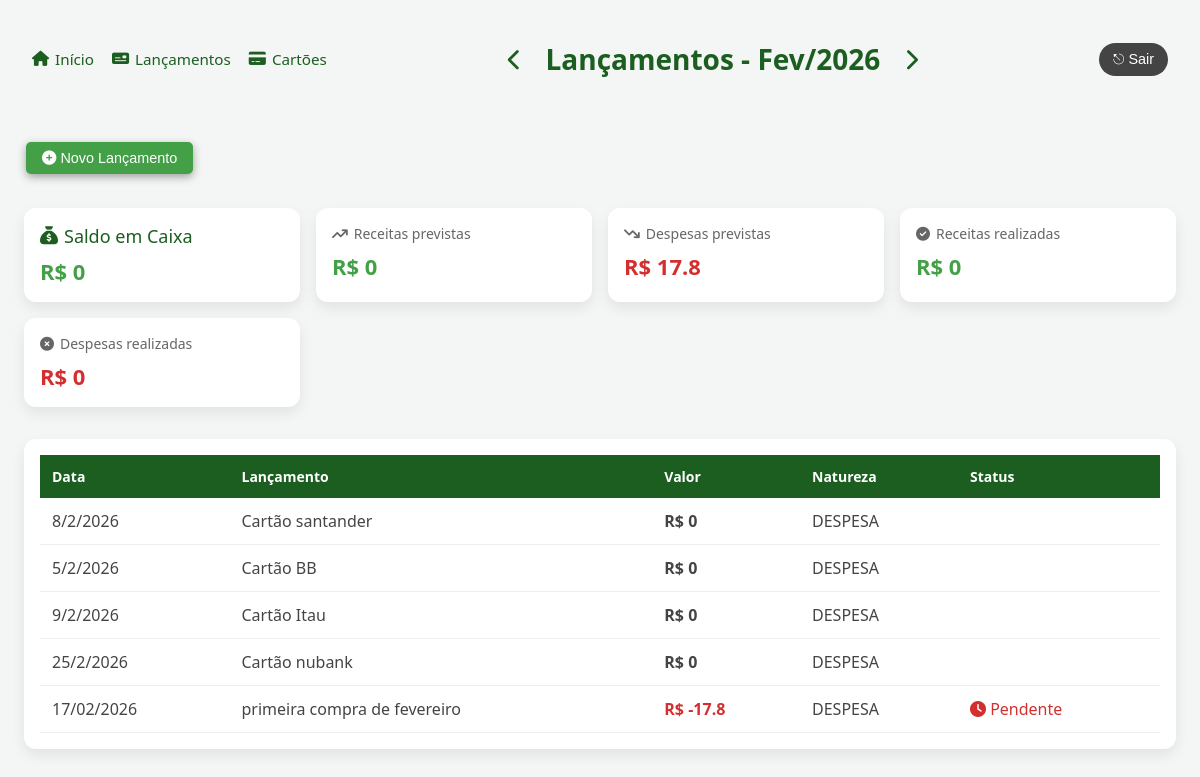
The app's page /home/?mes=2&ano=2026 with its own data.
### contas/models/cartao.py (models this page shows, shortened)
class Cartao(models.Model):
    descricao = models.CharField(max_length=70)
    limite = models.FloatField()
    fechamento = models.IntegerField()
    vencimento = models.IntegerField()
    dt_criacao = models.DateTimeField(auto_now=True)
    dt_update = models.DateTimeField(auto_now=True)
    class Meta:
        verbose_name_plural = 'Cartoes'

### contas/models/competencia.py (models this page shows, shortened)
class Competencia(models.Model):
    mes = models.PositiveSmallIntegerField()
    ano = models.PositiveSmallIntegerField()
    class Meta:
        unique_together = ('mes', 'ano')
        ordering = ['ano', 'mes']
    def mes_nome(self):
        MESES = [
            '', 'Jan', 'Fev', 'Mar', 'Abr', 'Mai', 'Jun',
            'Jul', 'Ago', 'Set', 'Out', 'Nov', 'Dez'
        ]
        return MESES[self.mes]

### contas/models/lancamento.py (models this page shows, shortened)
class Lancamento(models.Model):
    descricao = models.CharField(max_length=70)
    data = models.DateField()
    valor = models.FloatField()
    pago = models.BooleanField(default=False)
    fatura = models.ForeignKey(
        'contas.Fatura',
        on_delete=models.CASCADE, null=True,
        blank=True
        )
    dt_criacao = models.DateTimeField(auto_now=True)
    dt_update = models.DateTimeField(auto_now=True)
    class Natureza(models.TextChoices):
        DESPESA = 'DESPESA', 'Despesa'
        RECEITA = 'RECEITA', 'Receita'
    natureza = models.CharField(
        max_length=10,
        choices=Natureza.choices,
        default=Natureza.DESPESA
    )
    class Meta:
        ordering = ['data']

### contas/views/index.py (the view)
# urls.py: 2. Add a URL to urlpatterns:  path('', views.home, name='home')
def home(request):
    hoje = date.today()
    mes = request.GET.get('mes')
    ano = request.GET.get('ano')
    competencia = competencia_service.obter_ou_criar_competencia(
        mes=int(mes) if mes else hoje.month,
        ano=int(ano) if ano else hoje.year
    )
    lancamentos = Lancamento.objects.filter(
        data__month=competencia.mes,
        data__year=competencia.ano,
        fatura = None
    )
    cartoes = Cartao.objects.all()
    for c in cartoes:
        c.fatura = fatura_service.total_fatura_por_cartao(c, competencia)
    return render(request, 'contas/home.html', {
        'competencia': competencia,
        'lancamentos': lancamentos,
        'anterior': competencia_service.anterior(mes, ano),
        'proximo': competencia_service.proximo(mes, ano),
        'receitas_previstas': competencia_service.total_receitas_previstas(competencia),
        'despesas_previstas': competencia_service.total_despesas_previstas(competencia),
        'receitas_realizadas': competencia_service.total_receitas_realizadas(competencia),
        'despesas_realizadas': competencia_service.total_despesas_realizadas(competencia),
        'saldo_em_caixa': competencia_service.saldo_em_caixa(competencia),
        'form_action': "lancamentos_create_path",
        'path': reverse('home_path', args=None),
        'cartao': None,
        'cartoes': cartoes,
        'titulo': f"Lançamentos - { competencia.mes_nome() }/{ competencia.ano }",
        'titulo_tem_setas': True
    })

### contas/services/competencia_service.py (called while the page is built)
def obter_ou_criar_competencia(mes=None, ano=None):
    hoje = date.today()
    mes = mes or hoje.month
    ano = ano or hoje.year
    competencia, _ = Competencia.objects.get_or_create(
        mes=mes,
        ano=ano
    )
    return competencia

def anterior(mes, ano):
    atual = obter_ou_criar_competencia(mes, ano)
    if atual.mes == 1:
        novo_mes = 12
        novo_ano = atual.ano - 1
    else:
        novo_mes = atual.mes - 1
        novo_ano = atual.ano
    return {
        "mes": novo_mes,
        "ano": novo_ano
    }

def proximo(mes, ano):
    atual = obter_ou_criar_competencia(mes, ano)
    if atual.mes == 12:
        novo_mes = 1
        novo_ano = atual.ano + 1
    else:
        novo_mes =  atual.mes + 1
        novo_ano = atual.ano
    return {
        "mes": novo_mes,
        "ano": novo_ano
    }

def total_receitas_previstas(competencia):
    lancamentos = lancamento_service.get_receitas_competencia(competencia).filter(
        fatura = None
    )
    return soma_lancamentos(lancamentos)

def total_despesas_previstas(competencia):
    lancamentos = lancamento_service.get_despesas_competencia(competencia).filter(
        fatura = None
    )
    return soma_lancamentos(lancamentos)

def total_receitas_realizadas(competencia):
    lancamentos = lancamento_service.get_receitas_competencia(competencia).filter(pago = True)
    return soma_lancamentos(lancamentos)

def total_despesas_realizadas(competencia):
    lancamentos = lancamento_service.get_despesas_competencia(competencia).filter(pago = True)
    return soma_lancamentos(lancamentos)

def soma_lancamentos(lancamentos):
    soma = 0
    for l in lancamentos:
        soma += l.valor
    return soma

def saldo_em_caixa(competencia):
    return total_receitas_realizadas(competencia) - total_despesas_realizadas(competencia)

### contas/services/fatura_service.py (called while the page is built)
def obter_ou_criar_fatura(cartao, competencia):
    fatura, created = Fatura.objects.get_or_create(
        cartao=cartao,
        competencia=competencia
    )
    return fatura

def get_despesas_fatura(fatura):
    lancamentos = lancamento_service.get_despesas_competencia(fatura.competencia)
    lancamentos_fatura = lancamentos.filter(
        fatura = fatura
    )
    return competencia_service.soma_lancamentos(lancamentos_fatura)

def total_fatura(fatura):
    return get_receitas_fatura(fatura) - get_despesas_fatura(fatura)

def total_fatura_por_cartao(cartao, competencia):
    return total_fatura(obter_ou_criar_fatura(cartao, competencia))

### contas/templates/contas/home.html (shortened to what this page needs)
{% load static %}
<!DOCTYPE html>
<html lang="pt-br">
<head>
    <link rel="stylesheet"
          href="https://cdnjs.cloudflare.com/ajax/libs/font-awesome/6.5.1/css/all.min.css"/>
    <link rel="stylesheet" href="{% static 'contas/app.css' %}">
</head>
<body>
<div class="header">
    {% include "contas/shared/_menu.html" %}
    {% include "contas/shared/_competencia.html" %}
    <div class="login">
        <button class="logout-btn">
            ⎋ Sair
        </button>
    </div>
</div>
 <div class="acoes">
    <button class="add-lancamento-btn" onclick="openModal()">
        <i class="fa-solid fa-circle-plus"></i> Novo Lançamento
    </button>
</div>
<div class="cards">
    <div class="card saldo">
        <h3><i class="fa-solid fa-sack-dollar"></i> Saldo em Caixa</h3>
        {% if saldo_em_caixa < 0 %}
            <p class="despesa">R$ {{ saldo_em_caixa }}</p>
        {% else %}
            <p class="receita">R$ {{ saldo_em_caixa }}</p>
        {% endif %}
    </div>
    <div class="card">
        <h3><i class="fa-solid fa-arrow-trend-up"></i> Receitas previstas</h3>
        <p class="receita">R$ {{ receitas_previstas }}</p>
    </div>
    <div class="card">
        <h3><i class="fa-solid fa-arrow-trend-down"></i> Despesas previstas</h3>
        <p class="despesa">R$ {{ despesas_previstas }}</p>
    </div>
    <div class="card">
        <h3><i class="fa-solid fa-circle-check"></i> Receitas realizadas</h3>
        <p class="receita">R$ {{ receitas_realizadas }}</p>
    </div>
    <div class="card">
        <h3><i class="fa-solid fa-circle-xmark"></i> Despesas realizadas</h3>
        <p class="despesa">R$ {{ despesas_realizadas }}</p>
    </div>
</div>
<div class="table-container">
    <table>
        <thead>
            <tr>
                <th>Data</th>
                <th>Lançamento</th>
                <th>Valor</th>
                <th>Natureza</th>
                <th>Status</th>
            </tr>
        </thead>
        <tbody>
        {% for c in cartoes %}
            <tr>
                <td>{{ c.vencimento }}/{{ competencia.mes }}/{{ competencia.ano }}</td>
                <td>Cartão {{ c.descricao }}</td>
                <td class="valor"> {% if c.fatura < 0 %}
                                        <span class="despesa">R$ {{ c.fatura }}</span>
                                    {% else %}
                                        R$ {{ c.fatura }}</span>
                                    {% endif %}</td>
                <td>DESPESA</td>
                <td>
                </td>
            </tr>
        {% endfor %}
        {% for l in lancamentos %}
            <tr>
                <td>{{ l.data|date:"d/m/Y" }}</td>
                <td>{{ l.descricao }}</td>
                <td class="valor"> {% if l.natureza == "DESPESA" %}
                                        <span class="despesa">R$ -{{ l.valor }}</span>
                                    {% else %}
                                        <span class="receita"></span>R$ {{ l.valor }}</span>
                                    {% endif %}</td>
                <td>{{ l.natureza }}</td>
                <td>
                    {% if l.pago %}
                        <span class="pago">
                            <i class="fa-solid fa-check"></i> Pago
                        </span>
                    {% else %}
                        <span class="nao-pago">
                            <i class="fa-solid fa-clock"></i> Pendente
                        </span>
                    {% endif %}
                </td>
            </tr>
        {% endfor %}
        </tbody>
    </table>
</div>
</body>
</html>

### contas/static/contas/app.css (style rules this page uses)
:root { --verde-principal: #1b5e20; --verde-claro: #43a047; --verde-agua: #66bb6a; --amarelo: #fbc02d; --cinza-bg: #f4f6f5; --cinza-texto: #444; --cinza-texto-hover: #636363; --cinza-shadow: #9e9e9e; --branco: #ffffff; }
body { font-family: system-ui, -apple-system, BlinkMacSystemFont, sans-serif; background: var(--cinza-bg); margin: 0; padding: 24px; color: var(--cinza-texto); }
.header { display: grid; grid-template-columns: auto 1fr auto; align-items: center; padding: 16px 8px; margin-bottom: 32px; }
.menu, .login { display: flex; align-items: center; gap: 12px; }
.logout-btn { background-color: var(--cinza-texto); color: white; border: none; padding: 8px 14px; border-radius: 20px; cursor: pointer; font-size: 0.9rem; }
.acoes { display: flex; align-items: left; justify-content: left; padding: 16px 16px 16px 2px; gap: 24px; }
.add-lancamento-btn { background-color: var(--verde-claro); color: white; border: none; border-radius: 5px; box-shadow: 0 3px 8px var(--cinza-shadow); padding: 8px 16px; margin-bottom: 18px; cursor: pointer; font-size: 0.9rem; }
.cards { display: grid; grid-template-columns: repeat(auto-fit, minmax(220px, 1fr)); gap: 16px; margin-bottom: 32px; }
.card { background: var(--branco); border-radius: 12px; padding: 16px; box-shadow: 0 6px 14px rgba(0,0,0,.08); }
.card h3 { margin: 0 0 8px; font-size: 14px; font-weight: 500; color: #666; display: flex; align-items: center; gap: 6px; }
.card p { margin: 0; font-size: 22px; font-weight: 600; }
.saldo h3 { font-size: 18px; color: #1b5e20; }
.receita { color: var(--verde-claro); }
.despesa { color: #d32f2f; }
.table-container { background: var(--branco); border-radius: 12px; padding: 16px; box-shadow: 0 6px 14px rgba(0,0,0,.08); }
table { width: 100%; border-collapse: collapse; }
thead { background: var(--verde-principal); color: var(--branco); }
th, td { padding: 12px; text-align: left; }
th { font-size: 14px; font-weight: 600; }
tbody tr { border-bottom: 1px solid #eee; }
.valor { font-weight: 600; }
.pago, .receita { color: var(--verde-claro); }
.nao-pago, .despesa { color: #d32f2f; }

### records on screen
Cartao: vencimento "8", descricao "santander", fatura "0"
Competencia: mes "2", ano "2026"
Cartao: vencimento "5", descricao "BB", fatura "0"
Cartao: vencimento "9", descricao "Itau", fatura "0"
Cartao: vencimento "25", descricao "nubank", fatura "0"
Lancamento: data "17/02/2026", descricao "primeira compra de fevereiro", valor "17.8", natureza "DESPESA", pago False (drawn)

### other values on screen
{{ titulo }} "Lançamentos - Fev/2026"
{{ saldo_em_caixa }} "0"
{{ receitas_previstas }} "0"
{{ despesas_previstas }} "17.8"
{{ receitas_realizadas }} "0"
{{ despesas_realizadas }} "0"
